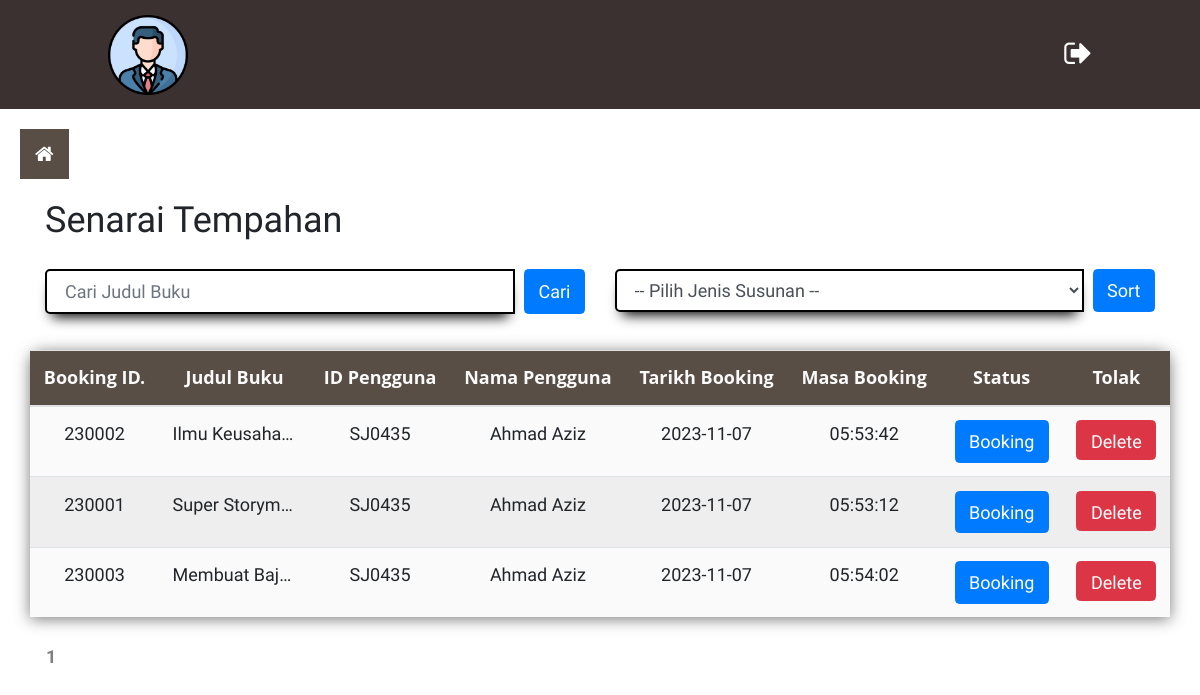
/adminView/viewBooking.php, run on an earlier commit of the app's database.
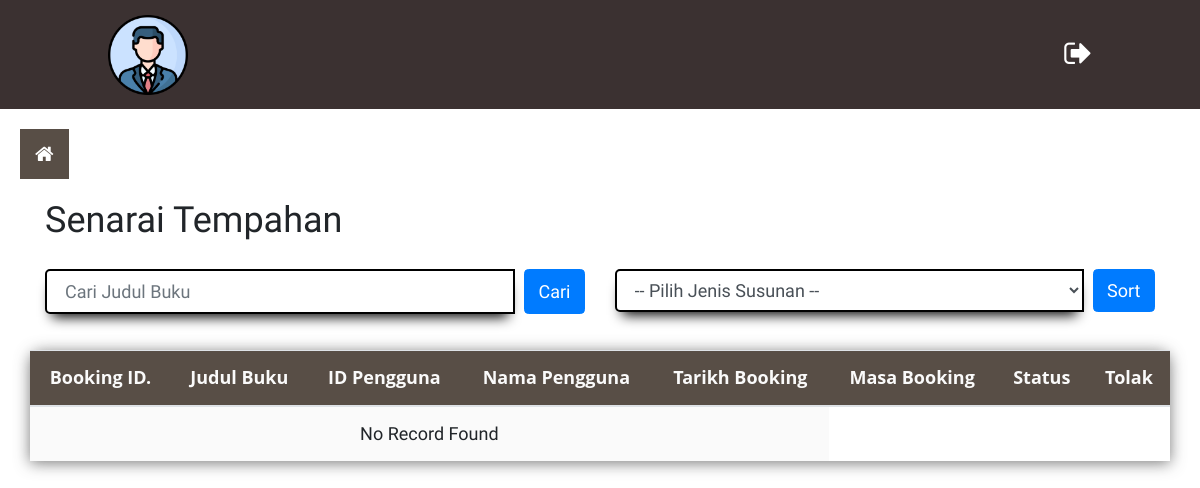
And on a later commit of the database.
### tables this page shows
CREATE TABLE `tblbooking` (
  `booking_ID` varchar(25) NOT NULL,
  `book_title` varchar(255) NOT NULL,
  `user_Name` varchar(25) NOT NULL,
  `user_ID` varchar(25) NOT NULL,
  `date_booked` date DEFAULT NULL,
  `time_booked` time DEFAULT NULL,
  `status_ID` int(10) NOT NULL DEFAULT 0,
  `status` varchar(25) NOT NULL,
  `timestamp_column` timestamp NOT NULL DEFAULT current_timestamp()
);

### adminView/viewBooking.php (the view, shortened to what this page needs)
<?php
include_once "../config/dbconnect.php";
?>
<!DOCTYPE html>
<html>
<head>
  <link rel="stylesheet" href="https://cdn.jsdelivr.net/npm/bootstrap@4.0.0/dist/css/bootstrap.min.css">
  <link rel="stylesheet" href="https://cdnjs.cloudflare.com/ajax/libs/font-awesome/4.7.0/css/font-awesome.min.css">
  <link rel="stylesheet" href="../assets/css/style.css">
  <link rel="stylesheet" href="../assets/css/custom_validation_Books.css">
</head>
<body>
  <div id="main-content" class="allContent-section">
    <?php
    include "../adminHeader.php";
    include "../sidebar.php";
    ?>
    <div class="container">
      <h2>Senarai Tempahan</h2>
      <div class="row">
        <div class="col-md-6 mb-3 mt-3">
          <form action="" method="GET">
            <div class="input-group mb-3">
              <input type="text" name="search" value="<?php if (isset($_GET['search'])) {
                                                        echo $_GET['search'];
                                                      } ?>" class="form-control custom-form-control" placeholder=" Cari Judul Buku">
              <button type="submit" class="btn btn-primary ml-2" style="color: white;">Cari</button>
            </div>
          </form>
        </div>
        <div class="col-md-6 mb-3 mt-3">
          <form action="" method="GET">
            <div class="input-group mb-3">
              <select name="sort_alphabet" class="form-control custom-form-control">
                <option value="">-- Pilih Jenis Susunan --</option>
              </select>
              <button type="submit" class="btn btn-primary ml-2">
                Sort
              </button>
            </div>
          </form>
        </div>
        <table class="table table-hover">
          <thead>
            <tr>
              <th class="text-center">Booking ID.</th>
              <th class="text-center">Judul Buku</th>
              <th class="text-center">ID Pengguna</th>
              <th class="text-center">Nama Pengguna</th>
              <th class="text-center">Tarikh Booking</th>
              <th class="text-center">Masa Booking</th>
              <th class="text-center">Status</th>
              <th class="text-center">Tolak</th>
            </tr>
          </thead>
          <?php
          $resultPage = 5;
          $query = "SELECT * FROM tblbooking ";
          $page = isset($_GET['page']) ? $_GET['page'] : 1;
          $start = ($page - 1) * $resultPage;
          $queryCount = "SELECT COUNT(*) as total FROM tblbooking";
          $totalResult = $conn->query($queryCount)->fetch_assoc()['total'];
          $totalPages = ceil($totalResult / $resultPage);
          $query .= " LIMIT $start, $resultPage";
          $result = $conn->query($query);
          if ($result->num_rows > 0) {
            while ($row = $result->fetch_assoc()) {
          ?>
              <tr>
                <td><?= $row["booking_ID"] ?></td>
                <td class="book-title"><?= $row["book_title"] ?></td>
                <td><?= $row["user_ID"] ?></td>
                <td><?= $row["user_Name"] ?></td>
                <td><?= $row["date_booked"] ?></td>
                <td><?= $row["time_booked"] ?></td>
                <td>
                  <?php
                  if ($row["status_ID"] == 0) {
                  ?>
                    <button class="btn btn-primary" onclick="ChangeOrderStatus('<?= $row['booking_ID'] ?>')">Booking</button>
                  <?php
                  }
                  ?>
                </td>
                <td><button class="btn btn-danger" style="height:40px" onclick="bookingDelete('<?= $row['booking_ID'] ?>')">Delete</button></td>
              </tr>
            <?php
            }
          } else {
            ?>
            <tr>
              <td colspan="5">No Record Found</td>
            </tr>
          <?php
          }
          ?>
        </table>
        <?php
        echo '<div class="pagination mb-5">';
        for (
          $i = 1;
          $i <= $totalPages;
          $i++
        ) {
          if ($i == $page) {
            echo "<span>$i</span>";
          }
        }
        echo '</div>';
        ?>
      </div>
    </div>
  </div>
</body>
</html>

What changed in the data, as far as the page shows it:
removed tblbooking: booking_ID "230002", book_title "Ilmu Keusaha…", user_ID "SJ0435", user_Name "Ahmad Aziz", date_booked "2023-11-07", time_booked "05:53:42"
removed tblbooking: booking_ID "230001", book_title "Super Storym…", user_ID "SJ0435", user_Name "Ahmad Aziz", date_booked "2023-11-07", time_booked "05:53:12"
removed tblbooking: booking_ID "230003", book_title "Membuat Baj…", user_ID "SJ0435", user_Name "Ahmad Aziz", date_booked "2023-11-07", time_booked "05:54:02"
Also different on the page:
text now shown: "No Record Found"
list line gone: "1"
